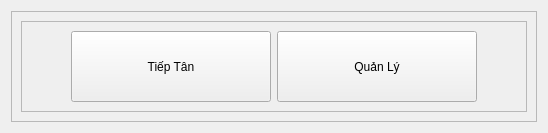
      <widget class="QWidget" name="page_2">
       <layout class="QHBoxLayout" name="horizontalLayout_5">
        <item>
         <widget class="QFrame" name="FrameMain">
          <property name="frameShape">
           <enum>QFrame::StyledPanel</enum>
          </property>
          <property name="frameShadow">
           <enum>QFrame::Raised</enum>
          </property>
          <layout class="QVBoxLayout" name="verticalLayout">
           <item>
            <widget class="QFrame" name="frameDangNhap">
             <property name="frameShape">
              <enum>QFrame::StyledPanel</enum>
             </property>
             <property name="frameShadow">
              <enum>QFrame::Raised</enum>
             </property>
             <layout class="QHBoxLayout" name="horizontalLayout">
              <item>
               <spacer name="horizontalSpacer">
                <property name="orientation">
                 <enum>Qt::Horizontal</enum>
                </property>
                <property name="sizeHint" stdset="0">
                 <size>
                  <width>40</width>
                  <height>20</height>
                 </size>
                </property>
               </spacer>
              </item>
              <item>
               <widget class="QPushButton" name="TiepTanButton">
                <property name="minimumSize">
                 <size>
                  <width>200</width>
                  <height>71</height>
                 </size>
                </property>
                <property name="text">
                 <string>Tiếp Tân</string>
                </property>
               </widget>
              </item>
              <item>
               <widget class="QPushButton" name="QuanLyButton">
                <property name="minimumSize">
                 <size>
                  <width>200</width>
                  <height>71</height>
                 </size>
                </property>
                <property name="text">
                 <string>Quản Lý</string>
                </property>
               </widget>
              </item>
              <item>
               <spacer name="horizontalSpacer_2">
                <property name="orientation">
                 <enum>Qt::Horizontal</enum>
                </property>
                <property name="sizeHint" stdset="0">
                 <size>
                  <width>40</width>
                  <height>20</height>
                 </size>
                </property>
               </spacer>
              </item>
             </layout>
            </widget>
           </item>
          </layout>
         </widget>
        </item>
       </layout>
      </widget>
